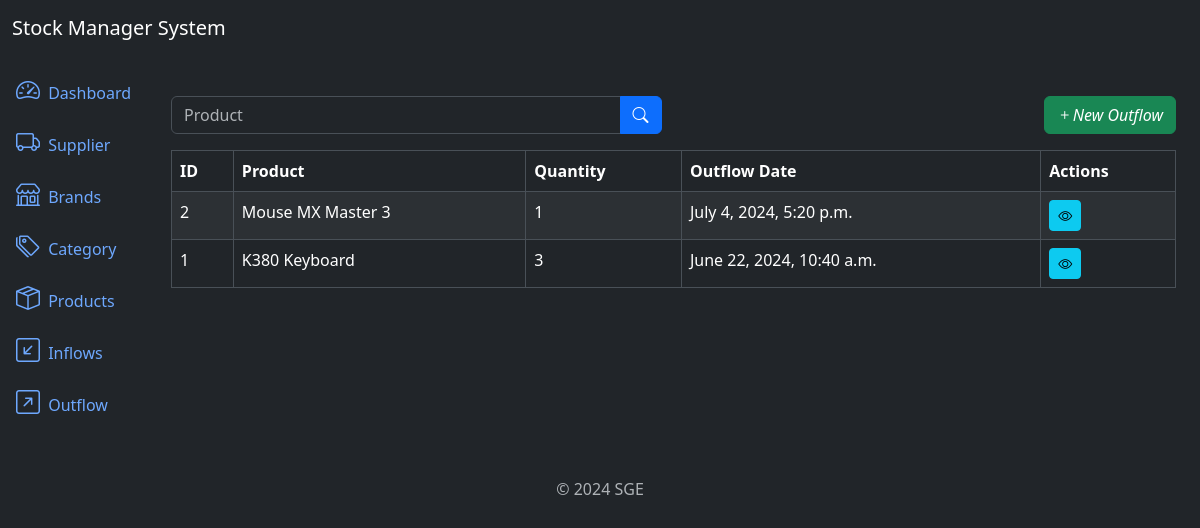
The app's page /outflow/list/, older data.
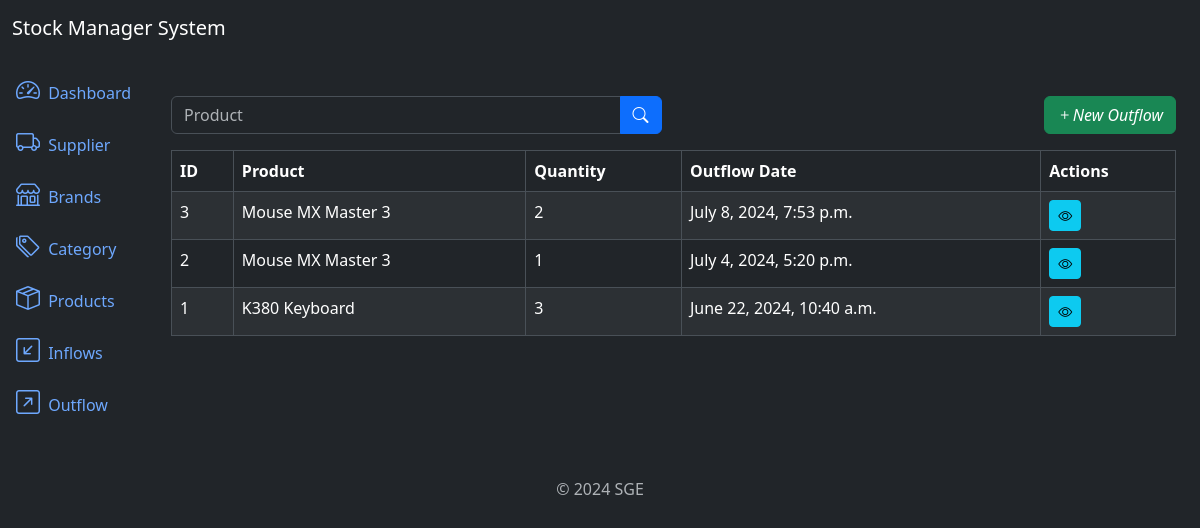
The same page, newer data.
### outflows/models.py (models this page shows, shortened)
class Outflow(models.Model):
	product = models.ForeignKey(Product, on_delete=models.PROTECT, related_name='outflows')
	quantity = models.IntegerField()
	description = models.TextField(null=True, blank=True)
	created_at = models.DateTimeField(auto_now_add=True)
	updated_at = models.DateTimeField(auto_now=True)
	class Meta:
		ordering = ['-created_at']

### products/models.py (models this page shows)
class Product(models.Model):
	title = models.CharField(max_length=500)
	category = models.ForeignKey(Category, on_delete=models.PROTECT, related_name='products')
	brand = models.ForeignKey(Brand, on_delete=models.PROTECT, related_name='products')
	description = models.TextField(null=True, blank=True)
	serie_number = models.CharField(max_length=200, null=True, blank=True)
	cost_price = models.DecimalField(max_digits=20, decimal_places=2)
	selling_price = models.DecimalField(max_digits=20, decimal_places=2)
	quantity = models.IntegerField(default=0)
	created_at = models.DateTimeField(auto_now_add=True)
	updated_at = models.DateTimeField(auto_now=True)
	class Meta:
		ordering = ['title']
	def __str__(self):
		return self.title

### outflows/views.py (the view)
# urls.py: path('outflow/list/', views.OutflowListView.as_view(), name='outflow_list'),
class OutflowListView(ListView):
	model = models.Outflow
	template_name = 'outflow_list.html'
	context_object_name = 'outflows'
	paginate_by = 3
	def get_queryset(self):
		queryset = super().get_queryset()
		product = self.request.GET.get('product')
		if product:
			queryset = queryset.filter(product__title__icontains=product)
		return queryset

### outflows/templates/outflow_list.html (shortened to what this page needs)
{% extends 'base.html' %}
{% block content %}
    <div class="row mb-3">
        <div class="col-md-6">
            <form method="get" action="{% url 'outflow_list' %}">
                <div class="input-group">
                    <input type="text" class="form-control" name="product" placeholder="Product"
                           value="{{ request.GET.product }}">
                    <button type="submit" class="btn btn-primary"><i class="bi bi-search"></i></button>
                </div>
            </form>
        </div>
        <div class="col mb-6">
            <a href="{% url 'outflow_create' %}" class="btn btn-success float-end">
                <i class="bi bi-plus">New Outflow</i>
            </a>
        </div>
    </div>
    <div class="table-responsive">
        <table class="table table-striped table-bordered">
            <thead class="thead-dark">
            <tr>
                <th>ID</th>
                <th>Product</th>
                <th>Quantity</th>
                <th>Outflow Date</th>
                <th>Actions</th>
            </tr>
            </thead>
            <tbody>
            {% for outflow in outflows %}
                <tr>
                    <td>{{ outflow.id }}</td>
                    <td>{{ outflow.product }}</td>
                    <td>{{ outflow.quantity }}</td>
                    <td>{{ outflow.created_at }}</td>
                    <td>
                        <a href="{% url 'outflow_detail' outflow.id %}" class="btn btn-info btn-sm"><i
                                class="bi bi-eye"></i></a>
                    </td>
                </tr>
            {% endfor %}
            </tbody>
        </table>
    </div>
{% endblock %}

### templates/base.html (shortened to what this page needs)
<!doctype html>
<html data-bs-theme="dark" lang="en">
<head>
    <link href="https://cdn.jsdelivr.net/npm/bootstrap@5.3.3/dist/css/bootstrap.min.css"
 rel="stylesheet">
    <link rel="stylesheet" href="https://cdn.jsdelivr.net/npm/bootstrap-icons@1.11.3/font/bootstrap-icons.min.css">
</head>
<body>
{% include 'components/_header.html' %}
<div class="container-fluid">
    {% include 'components/_sidebar.html' %}
    <div class="col py-3">
        <div class="container mt-4">
            <main>
                {% block content %}
                {% endblock %}
            </main>
        </div>
    </div>
</div>
</div>
{% include 'components/_footer.html' %}
</body>
</html>

### templates/components/_header.html
<nav class="navbar navbar-expand-lg navbar-light bg-dark">
  <div class="container-fluid">
    <a class="navbar-brand text-white" href="#">Stock Manager System</a>
  </div>
</nav>

### templates/components/_sidebar.html (shortened to what this page needs)
<div class="row flex-nowrap">
  <div class="col-auto col-md-0 col-xl-0 px-0 bg-dark">
    <div class="d-flex flex-column align-items-center align-items-sm-start px-3 pt-2 text-white">
      <div class="collapse d-sm-block" id="menuCollapse">
        <ul class="nav flex-column align-items-start" id="menu">
          <li>
            <a href="{% url 'home' %}" class="nav-link px-0 align-middle">
              <i class="bi bi-speedometer2 fs-4"></i>
              <span class="ms-1">Dashboard</span>
            </a>
          </li>
          <li>
            <a href="{% url 'supplier_list' %}" class="nav-link px-0 align-middle">
              <i class="bi bi-truck fs-4"></i>
              <span class="ms-1">Supplier</span>
            </a>
          </li>
          <li>
            <a href="{% url 'brand_list' %}" class="nav-link px-0 align-middle">
              <i class="bi bi-shop fs-4"></i>
              <span class="ms-1">Brands</span>
            </a>
          </li>
          <li>
            <a href="{% url 'category_list' %}" class="nav-link px-0 align-middle">
              <i class="bi bi-tags fs-4"></i>
              <span class="ms-1">Category</span>
            </a>
          </li>
          <li>
            <a href="{% url 'product_list' %}" class="nav-link px-0 align-middle">
              <i class="bi bi-box-seam fs-4"></i>
              <span class="ms-1">Products</span>
            </a>
          </li>
          <li>
            <a href="{% url 'inflow_list' %}" class="nav-link px-0 align-middle">
              <i class="bi bi-arrow-down-left-square fs-4"></i>
              <span class="ms-1">Inflows</span>
            </a>
          </li>
          <li>
            <a href="{% url 'outflow_list' %}" class="nav-link px-0 align-middle">
              <i class="bi bi-arrow-up-right-square fs-4"></i>
              <span class="ms-1">Outflow</span>
            </a>
          </li>
        </ul>
      </div>
    </div>
  </div>

### templates/components/_footer.html
<footer class="footer mt-auto py-3 text-center">
  <div class="container">
    <span class="text-muted">© 2024 SGE</span>
  </div>
</footer>

Row changes from the older to the newer data that the page shows:
added Outflow: id "3", product "Mouse MX Master 3", quantity "2", created_at "July 8, 2024, 7:53 p.m."
